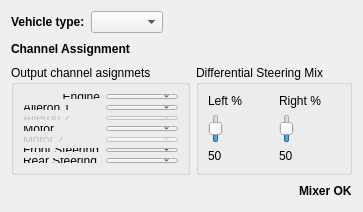
                 <widget class="QWidget" name="scrollAreaWidgetContents_3">
                  <property name="geometry">
                   <rect>
                    <x>0</x>
                    <y>0</y>
                    <width>347</width>
                    <height>212</height>
                   </rect>
                  </property>
                  <layout class="QVBoxLayout" name="verticalLayout_11">
                   <item>
                    <layout class="QVBoxLayout" name="verticalLayout_61">
                     <item>
                      <layout class="QHBoxLayout" name="horizontalLayout_31">
                       <item>
                        <widget class="QLabel" name="label_51">
                         <property name="sizePolicy">
                          <sizepolicy hsizetype="Minimum" vsizetype="Preferred">
                           <horstretch>0</horstretch>
                           <verstretch>0</verstretch>
                          </sizepolicy>
                         </property>
                         <property name="font">
                          <font>
                           <weight>75</weight>
                           <bold>true</bold>
                          </font>
                         </property>
                         <property name="text">
                          <string>Vehicle type:</string>
                         </property>
                        </widget>
                       </item>
                       <item>
                        <widget class="QComboBox" name="groundVehicleType"/>
                       </item>
                       <item>
                        <spacer name="horizontalSpacer_31">
                         <property name="orientation">
                          <enum>Qt::Horizontal</enum>
                         </property>
                         <property name="sizeHint" stdset="0">
                          <size>
                           <width>40</width>
                           <height>20</height>
                          </size>
                         </property>
                        </spacer>
                       </item>
                      </layout>
                     </item>
                     <item>
                      <layout class="QHBoxLayout" name="horizontalLayout_33">
                       <item>
                        <widget class="QLabel" name="label_7">
                         <property name="font">
                          <font>
                           <weight>75</weight>
                           <bold>true</bold>
                          </font>
                         </property>
                         <property name="text">
                          <string>Channel Assignment</string>
                         </property>
                        </widget>
                       </item>
                       <item>
                        <spacer name="horizontalSpacer_15">
                         <property name="orientation">
                          <enum>Qt::Horizontal</enum>
                         </property>
                         <property name="sizeHint" stdset="0">
                          <size>
                           <width>40</width>
                           <height>20</height>
                          </size>
                         </property>
                        </spacer>
                       </item>
                      </layout>
                     </item>
                     <item>
                      <layout class="QHBoxLayout" name="horizontalLayout_41">
                       <item>
                        <widget class="QGroupBox" name="groupBox_7">
                         <property name="sizePolicy">
                          <sizepolicy hsizetype="Preferred" vsizetype="Expanding">
                           <horstretch>0</horstretch>
                           <verstretch>0</verstretch>
                          </sizepolicy>
                         </property>
                         <property name="minimumSize">
                          <size>
                           <width>0</width>
                           <height>100</height>
                          </size>
                         </property>
                         <property name="title">
                          <string>Output channel asignmets</string>
                         </property>
                         <layout class="QFormLayout" name="formLayout_5">
                          <item row="0" column="0">
                           <widget class="QLabel" name="gvEngineLabel">
                            <property name="minimumSize">
                             <size>
                              <width>77</width>
                              <height>0</height>
                             </size>
                            </property>
                            <property name="text">
                             <string>Engine</string>
                            </property>
                            <property name="alignment">
                             <set>Qt::AlignRight|Qt::AlignTrailing|Qt::AlignVCenter</set>
                            </property>
                           </widget>
                          </item>
                          <item row="0" column="1">
                           <widget class="QComboBox" name="gvEngineChannelBox">
                            <property name="toolTip">
                             <string>Select output channel for the engine</string>
                            </property>
                           </widget>
                          </item>
                          <item row="1" column="0">
                           <widget class="QLabel" name="gvAileron1Label">
                            <property name="minimumSize">
                             <size>
                              <width>60</width>
                              <height>0</height>
                             </size>
                            </property>
                            <property name="text">
                             <string>Aileron 1</string>
                            </property>
                           </widget>
                          </item>
                          <item row="1" column="1">
                           <widget class="QComboBox" name="gvAileron1ChannelBox">
                            <property name="toolTip">
                             <string>Select output channel for the first aileron (or elevon)</string>
                            </property>
                           </widget>
                          </item>
                          <item row="2" column="0">
                           <widget class="QLabel" name="gvAileron2Label">
                            <property name="enabled">
                             <bool>false</bool>
                            </property>
                            <property name="minimumSize">
                             <size>
                              <width>60</width>
                              <height>0</height>
                             </size>
                            </property>
                            <property name="text">
                             <string>Aileron 2</string>
                            </property>
                           </widget>
                          </item>
                          <item row="2" column="1">
                           <widget class="QComboBox" name="gvAileron2ChannelBox">
                            <property name="enabled">
                             <bool>false</bool>
                            </property>
                            <property name="toolTip">
                             <string>Select output channel for the second aileron (or elevon)</string>
                            </property>
                           </widget>
                          </item>
                          <item row="3" column="0">
                           <widget class="QLabel" name="gvMotor1Label">
                            <property name="minimumSize">
                             <size>
                              <width>0</width>
                              <height>0</height>
                             </size>
                            </property>
                            <property name="text">
                             <string>Motor</string>
                            </property>
                            <property name="alignment">
                             <set>Qt::AlignRight|Qt::AlignTrailing|Qt::AlignVCenter</set>
                            </property>
                           </widget>
                          </item>
                          <item row="3" column="1">
                           <widget class="QComboBox" name="gvMotor1ChannelBox">
                            <property name="toolTip">
                             <string>Select output channel for the first motor</string>
                            </property>
                           </widget>
                          </item>
                          <item row="4" column="0">
                           <widget class="QLabel" name="gvMotor2Label">
                            <property name="enabled">
                             <bool>false</bool>
                            </property>
                            <property name="minimumSize">
                             <size>
                              <width>47</width>
                              <height>0</height>
                             </size>
                            </property>
                            <property name="text">
                             <string>Motor 2</string>
                            </property>
                           </widget>
                          </item>
                          <item row="4" column="1">
                           <widget class="QComboBox" name="gvMotor2ChannelBox">
                            <property name="enabled">
                             <bool>false</bool>
                            </property>
                            <property name="toolTip">
                             <string>Select output channel for a second motor</string>
                            </property>
                           </widget>
                          </item>
                          <item row="5" column="0">
                           <widget class="QLabel" name="gvSteering1Label">
                            <property name="text">
                             <string>Front Steering</string>
                            </property>
                           </widget>
                          </item>
                          <item row="5" column="1">
                           <widget class="QComboBox" name="gvSteering1ChannelBox">
                            <property name="toolTip">
                             <string>Select output channel for the first steering actuator</string>
                            </property>
                           </widget>
                          </item>
                          <item row="6" column="0">
                           <widget class="QLabel" name="gvSteering2Label">
                            <property name="text">
                             <string>Rear Steering</string>
                            </property>
                           </widget>
                          </item>
                          <item row="6" column="1">
                           <widget class="QComboBox" name="gvSteering2ChannelBox">
                            <property name="toolTip">
                             <string>Select output channel for a second steering actuator</string>
                            </property>
                           </widget>
                          </item>
                         </layout>
                        </widget>
                       </item>
                       <item>
                        <widget class="QGroupBox" name="differentialSteeringMixBox">
                         <property name="enabled">
                          <bool>true</bool>
                         </property>
                         <property name="sizePolicy">
                          <sizepolicy hsizetype="Preferred" vsizetype="Expanding">
                           <horstretch>0</horstretch>
                           <verstretch>0</verstretch>
                          </sizepolicy>
                         </property>
                         <property name="title">
                          <string>Differential Steering Mix</string>
                         </property>
                         <layout class="QVBoxLayout" name="verticalLayout_33">
                          <item>
                           <layout class="QHBoxLayout" name="horizontalLayout_30">
                            <item>
                             <layout class="QVBoxLayout" name="verticalLayout_34">
                              <item>
                               <widget class="QLabel" name="differentialSteeringLabel1">
                                <property name="minimumSize">
                                 <size>
                                  <width>65</width>
                                  <height>0</height>
                                 </size>
                                </property>
                                <property name="text">
                                 <string>Left %</string>
                                </property>
                               </widget>
                              </item>
                              <item>
                               <widget class="QSlider" name="differentialSteeringSlider1">
                                <property name="maximum">
                                 <number>100</number>
                                </property>
                                <property name="value">
                                 <number>50</number>
                                </property>
                                <property name="orientation">
                                 <enum>Qt::Vertical</enum>
                                </property>
                               </widget>
                              </item>
                              <item>
                               <widget class="QLabel" name="gvDiffSteering1Label">
                                <property name="text">
                                 <string>50</string>
                                </property>
                               </widget>
                              </item>
                             </layout>
                            </item>
                            <item>
                             <layout class="QVBoxLayout" name="verticalLayout_35">
                              <item>
                               <widget class="QLabel" name="differentialSteeringLabel2">
                                <property name="minimumSize">
                                 <size>
                                  <width>50</width>
                                  <height>0</height>
                                 </size>
                                </property>
                                <property name="text">
                                 <string>Right %</string>
                                </property>
                               </widget>
                              </item>
                              <item>
                               <widget class="QSlider" name="differentialSteeringSlider2">
                                <property name="maximum">
                                 <number>100</number>
                                </property>
                                <property name="value">
                                 <number>50</number>
                                </property>
                                <property name="orientation">
                                 <enum>Qt::Vertical</enum>
                                </property>
                               </widget>
                              </item>
                              <item>
                               <widget class="QLabel" name="gvDiffSteering2Label">
                                <property name="text">
                                 <string>50</string>
                                </property>
                               </widget>
                              </item>
                             </layout>
                            </item>
                           </layout>
                          </item>
                         </layout>
                        </widget>
                       </item>
                      </layout>
                     </item>
                     <item>
                      <spacer name="verticalSpacer_1">
                       <property name="orientation">
                        <enum>Qt::Vertical</enum>
                       </property>
                       <property name="sizeHint" stdset="0">
                        <size>
                         <width>20</width>
                         <height>40</height>
                        </size>
                       </property>
                      </spacer>
                     </item>
                     <item>
                      <layout class="QHBoxLayout" name="horizontalLayout_28">
                       <item>
                        <spacer name="horizontalSpacer_21">
                         <property name="orientation">
                          <enum>Qt::Horizontal</enum>
                         </property>
                         <property name="sizeHint" stdset="0">
                          <size>
                           <width>40</width>
                           <height>20</height>
                          </size>
                         </property>
                        </spacer>
                       </item>
                       <item>
                        <widget class="QLabel" name="gvStatusLabel">
                         <property name="font">
                          <font>
                           <weight>75</weight>
                           <bold>true</bold>
                          </font>
                         </property>
                         <property name="text">
                          <string>Mixer OK</string>
                         </property>
                        </widget>
                       </item>
                      </layout>
                     </item>
                    </layout>
                   </item>
                  </layout>
                 </widget>
